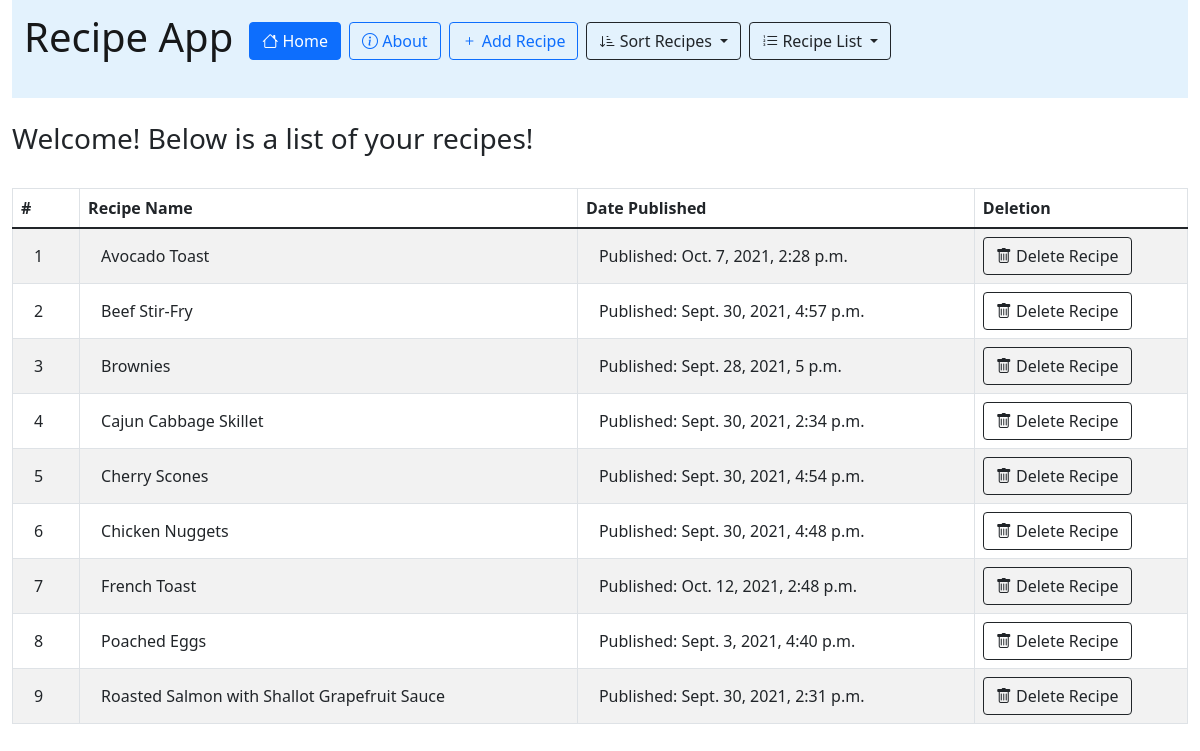
The page /recipe_app/?sort_order=recipe_name on the database its author committed.
### recipe_app/models.py (models this page shows, shortened)
class Recipe(models.Model):
    recipe_name = models.CharField(max_length=200)
    pub_date= models.DateTimeField('date published')

### recipe_app/views.py (the view)
# urls.py: path('', views.index, name='index'),
def index(request):
    template = loader.get_template('recipe_app/index.html')
    query_string = request.GET
    if query_string:
        latest_recipe_list = utils.sorting_by_query(query_string)
    else:
        latest_recipe_list = Recipe.objects.order_by('-pub_date')
    my_tuple_list = utils.numbering_recipes(latest_recipe_list)
    context = {
        'latest_recipe_list': my_tuple_list,
        }
    return HttpResponse(template.render(context, request))

### recipe_app/utils.py (called while the page is built)
def sorting_by_query(query_string):
    try:
            sort_order = query_string["sort_order"]
    except KeyError:
        raise Http404("sort order not present")
    if sort_order not in ['-pub_date', 'pub_date', '-recipe_name', 'recipe_name']:
        raise Http404("entered sort order does not exist")
    latest_recipe_list = Recipe.objects.order_by(sort_order)
    return latest_recipe_list

def numbering_recipes(latest_recipe_list):
    recipe_num = 1
    my_tuple_list = []
    for recipe in latest_recipe_list:
        my_tuple = (recipe_num, recipe)
        my_tuple_list.append(my_tuple)
        recipe_num += 1
    return my_tuple_list

### recipe_app/templates/recipe_app/index.html (shortened to what this page needs)
{% extends "recipe_app/base.html" %}
{% block content %}
<div class="container-fluid">
<nav class="navbar navbar-light" style="background-color: #e3f2fd;">
  <form class="container-fluid justify-content-start">
    <a class="navbar-brand" ><h1>Recipe App</h1></a>
    <a class="btn btn-outline-primary me-2 active" type="button" href="/recipe_app"><i class="bi bi-house"></i> Home</a>
    <a class="btn btn-outline-primary me-2" type="button" href="/recipe_app/about"><i class="bi bi-info-circle"></i> About</a>
    <a class="btn btn-outline-primary me-2" type="button" href="/recipe_app/add"><i class="bi bi-plus"></i> Add Recipe</a>
    <div class="dropdown">
        <button class="btn btn-outline-dark me-2 dropdown-toggle" type="button" id="dropdownMenuButton2" data-bs-toggle="dropdown" aria-expanded="false">
            <i class="bi bi-sort-down-alt"></i> Sort Recipes
        </button>
    </div>
    {% if latest_recipe_list %}
    <div class="dropdown">
        <button class="btn btn-outline-dark me-2 dropdown-toggle" type="button" id="dropdownMenuButton2" data-bs-toggle="dropdown" aria-expanded="false">
            <i class="bi bi-list-ol"></i> Recipe List
        </button>
    </div>
    {% endif %}
  </form>
</nav>
{% if latest_recipe_list %}
    <br>
    <h3>Welcome! Below is a list of your recipes!</h3>
    <br>
<table class="table table-striped table-bordered table-hover">
    <thead>
        <tr>
          <th scope="col">#</th>
          <th scope="col">Recipe Name</th>
          <th scope="col">Date Published</th>
          <th scope="col">Deletion</th>
        </tr>
    </thead>
    <tbody>
        {% for recipe in latest_recipe_list %}
            <tr>
              <td><button class="btn" type="button">{{ recipe.0 }}</button></td>
              <td> <a href="{% url 'recipe_app:recipe_page' recipe.1.id %}"><button class="btn" type="button">{{ recipe.1.recipe_name }} </button></a></td>
              <td><button class="btn" type="button">Published: {{ recipe.1.pub_date }}</button></td>
              <td><a href="{% url 'recipe_app:delete_recipe' recipe.1.id %}"><button class="btn btn-outline-dark" type="button"><i class="bi bi-trash"></i> Delete Recipe</button></a></td>
            </tr>
        {% endfor %}
    </tbody>
</table>
{% else %}
    <h1>No recipes are available.</h1>
{% endif %}
</div>
{% endblock %}

### rows shown on the page
Recipe: recipe "1", recipe_name "Avocado Toast", pub_date "Oct. 7, 2021, 2:28 p.m."
Recipe: recipe "2", recipe_name "Beef Stir-Fry", pub_date "Sept. 30, 2021, 4:57 p.m."
Recipe: recipe "3", recipe_name "Brownies", pub_date "Sept. 28, 2021, 5 p.m."
Recipe: recipe "4", recipe_name "Cajun Cabbage Skillet", pub_date "Sept. 30, 2021, 2:34 p.m."
Recipe: recipe "5", recipe_name "Cherry Scones", pub_date "Sept. 30, 2021, 4:54 p.m."
Recipe: recipe "6", recipe_name "Chicken Nuggets", pub_date "Sept. 30, 2021, 4:48 p.m."
Recipe: recipe "7", recipe_name "French Toast", pub_date "Oct. 12, 2021, 2:48 p.m."
Recipe: recipe "8", recipe_name "Poached Eggs", pub_date "Sept. 3, 2021, 4:40 p.m."
Recipe: recipe "9", recipe_name "Roasted Salmon with Shallot Grapefruit Sauce", pub_date "Sept. 30, 2021, 2:31 p.m."
